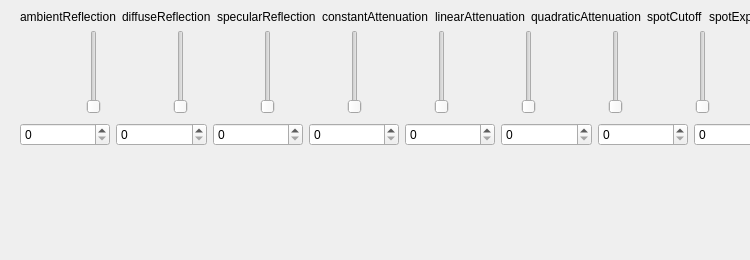
      <widget class="QWidget" name="tab_2">
       <attribute name="title">
        <string>Light Contributions</string>
       </attribute>
       <widget class="QWidget" name="gridLayoutWidget">
        <property name="geometry">
         <rect>
          <x>20</x>
          <y>10</y>
          <width>721</width>
          <height>241</height>
         </rect>
        </property>
        <layout class="QGridLayout" name="gridLayout">
         <property name="sizeConstraint">
          <enum>QLayout::SetFixedSize</enum>
         </property>
         <property name="bottomMargin">
          <number>6</number>
         </property>
         <item row="0" column="0">
          <layout class="QHBoxLayout" name="horizontalLayout_7">
           <item>
            <widget class="QLabel" name="ambientReflection">
             <property name="text">
              <string>ambientReflection</string>
             </property>
            </widget>
           </item>
           <item>
            <widget class="QLabel" name="diffuseReflection">
             <property name="text">
              <string>diffuseReflection</string>
             </property>
            </widget>
           </item>
           <item>
            <widget class="QLabel" name="specularReflection">
             <property name="text">
              <string>specularReflection</string>
             </property>
            </widget>
           </item>
           <item>
            <widget class="QLabel" name="constantAttenuation">
             <property name="text">
              <string>constantAttenuation</string>
             </property>
            </widget>
           </item>
           <item>
            <widget class="QLabel" name="linearAttenuation">
             <property name="text">
              <string>linearAttenuation</string>
             </property>
            </widget>
           </item>
           <item>
            <widget class="QLabel" name="quadraticAttenuation">
             <property name="text">
              <string>quadraticAttenuation</string>
             </property>
            </widget>
           </item>
           <item>
            <widget class="QLabel" name="spotCutoff">
             <property name="text">
              <string>spotCutoff</string>
             </property>
            </widget>
           </item>
           <item>
            <widget class="QLabel" name="spotExponent">
             <property name="text">
              <string>spotExponent</string>
             </property>
            </widget>
           </item>
          </layout>
         </item>
         <item row="2" column="0">
          <layout class="QHBoxLayout" name="horizontalLayout_3">
           <item>
            <widget class="QSlider" name="ambientReflectionSlider">
             <property name="orientation">
              <enum>Qt::Vertical</enum>
             </property>
            </widget>
           </item>
           <item>
            <widget class="QSlider" name="diffuseReflectionSlider">
             <property name="orientation">
              <enum>Qt::Vertical</enum>
             </property>
            </widget>
           </item>
           <item>
            <widget class="QSlider" name="specularReflectionSlider">
             <property name="orientation">
              <enum>Qt::Vertical</enum>
             </property>
            </widget>
           </item>
           <item>
            <widget class="QSlider" name="constantAttenuationSlider">
             <property name="orientation">
              <enum>Qt::Vertical</enum>
             </property>
            </widget>
           </item>
           <item>
            <widget class="QSlider" name="linearAttenuationSlider">
             <property name="orientation">
              <enum>Qt::Vertical</enum>
             </property>
            </widget>
           </item>
           <item>
            <widget class="QSlider" name="quadraticAttenuationSlider">
             <property name="orientation">
              <enum>Qt::Vertical</enum>
             </property>
            </widget>
           </item>
           <item>
            <widget class="QSlider" name="spotCutoffSlider">
             <property name="orientation">
              <enum>Qt::Vertical</enum>
             </property>
            </widget>
           </item>
           <item>
            <widget class="QSlider" name="spotExponentSlider">
             <property name="orientation">
              <enum>Qt::Vertical</enum>
             </property>
            </widget>
           </item>
          </layout>
         </item>
         <item row="3" column="0">
          <layout class="QHBoxLayout" name="horizontalLayout_8">
           <property name="sizeConstraint">
            <enum>QLayout::SetFixedSize</enum>
           </property>
           <property name="topMargin">
            <number>3</number>
           </property>
           <property name="bottomMargin">
            <number>12</number>
           </property>
           <item>
            <widget class="QSpinBox" name="ambientReflectionSpinBox"/>
           </item>
           <item>
            <widget class="QSpinBox" name="diffuseReflectionSpinBox"/>
           </item>
           <item>
            <widget class="QSpinBox" name="specularReflectionSpinBox"/>
           </item>
           <item>
            <widget class="QSpinBox" name="constantAttenuationSpinBox"/>
           </item>
           <item>
            <widget class="QSpinBox" name="linearAttenuationSpinBox"/>
           </item>
           <item>
            <widget class="QSpinBox" name="quadraticAttenuationSpinBox"/>
           </item>
           <item>
            <widget class="QSpinBox" name="spotCutoffSpinBox"/>
           </item>
           <item>
            <widget class="QSpinBox" name="spotExponentSpinBox"/>
           </item>
          </layout>
         </item>
        </layout>
       </widget>
      </widget>
